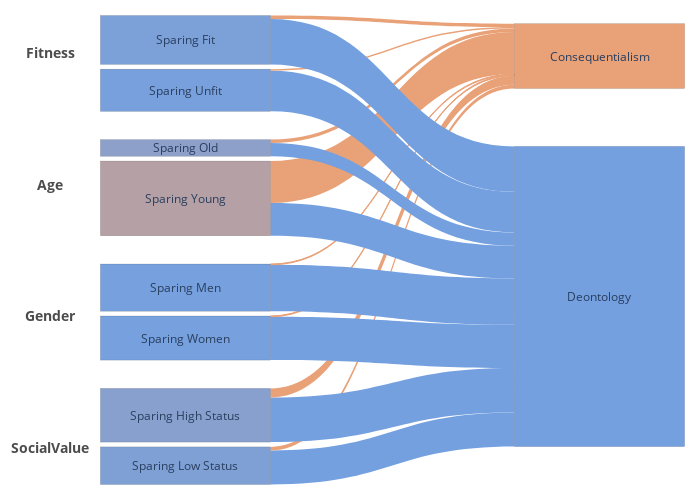
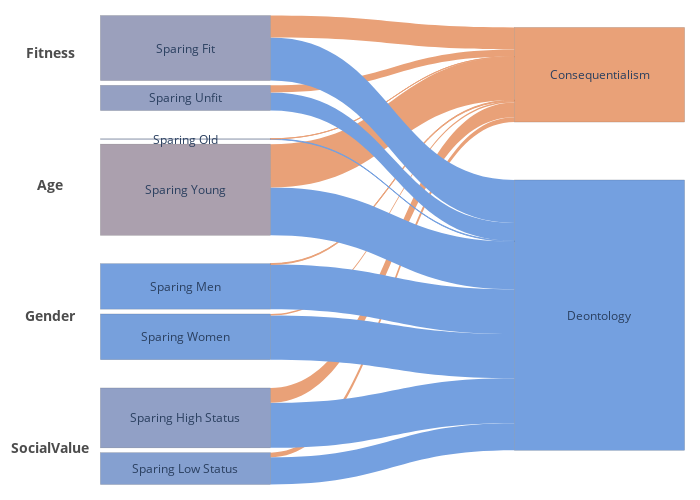

The code cell stored with these charts, in order, in its notebook:
### Code cell
model_ids = [
    'qwen-max',
    'qwq-32b',
    # 'Llama-3.2-3B-Instruct',
]
num1num2 = (
    # ''
    '=='
    # '!='
)

for model_id in model_ids:
    if model_id not in model_dfs:
        print(f"Model ID {model_id} not found in the data.")
        continue

    # Get the category dataframe for the specified model
    cat_df = get_catdf(model_dfs[model_id], num1num2=num1num2)
    fig = make_sankey(cat_df)
    print(f"Model ID: {model_id}:")
    fig.show()

### Figure 1 — Plotly figure (JSON) as saved in the notebook; plotly's stock layout.template omitted (floating-point values rounded to 4 significant figures)
{"data": [{"arrangement": "fixed", "link": {"color": ["#74A0E0", "#E9A178", "#74A0E0", "#E9A178", "#74A0E0", "#E9A178", "#74A0E0", "#E9A178", "#74A0E0", "#E9A178", "#74A0E0", "#E9A178", "#74A0E0", "#E9A178", "#74A0E0", "#E9A178"], "source": [0, 0, 1, 1, 2, 2, 3, 3, 4, 4, 5, 5, 6, 6, 7, 7], "target": [8, 9, 8, 9, 8, 9, 8, 9, 8, 9, 8, 9, 8, 9, 8, 9], "value": [0.372, 0.03972, 0.4874, 0.1008, 0.4744, 0.008909, 0.5078, 0.008909, 0.3578, 0.4597, 0.1449, 0.03757, 0.4459, 0.01622, 0.4973, 0.03784]}, "node": {"color": ["#7fa0d5", "#88a0ce", "#76a0de", "#76a0de", "#b5a0a5", "#8ca0ca", "#78a0dc", "#7ca0d8", "#74A0E0", "#E9A178"], "line": {"color": "rgba(0,0,0,0.25)", "width": 0.5}, "pad": 15, "thickness": 170, "x": [0.001, 0.001, 0.001, 0.001, 0.001, 0.001, 0.001, 0.001, 0.999, 0.999], "y": [0.9589, 0.8516, 0.6873, 0.58, 0.3902, 0.2829, 0.1601, 0.05308, 0.5989, 0.08738]}, "type": "sankey"}], "layout": {"annotations": [{"font": {"size": 12}, "showarrow": false, "text": "Sparing Low Status", "x": 0.001, "xanchor": "center", "y": 0.04107, "yanchor": "middle"}, {"font": {"size": 12}, "showarrow": false, "text": "Sparing High Status", "x": 0.001, "xanchor": "center", "y": 0.1484, "yanchor": "middle"}, {"font": {"size": 12}, "showarrow": false, "text": "Sparing Women", "x": 0.001, "xanchor": "center", "y": 0.3127, "yanchor": "middle"}, {"font": {"size": 12}, "showarrow": false, "text": "Sparing Men", "x": 0.001, "xanchor": "center", "y": 0.42, "yanchor": "middle"}, {"font": {"size": 12}, "showarrow": false, "text": "Sparing Young", "x": 0.001, "xanchor": "center", "y": 0.6098, "yanchor": "middle"}, {"font": {"size": 12}, "showarrow": false, "text": "Sparing Old", "x": 0.001, "xanchor": "center", "y": 0.7171, "yanchor": "middle"}, {"font": {"size": 12}, "showarrow": false, "text": "Sparing Unfit", "x": 0.001, "xanchor": "center", "y": 0.8399, "yanchor": "middle"}, {"font": {"size": 12}, "showarrow": false, "text": "Sparing Fit", "x": 0.001, "xanchor": "center", "y": 0.9469, "yanchor": "middle"}, {"font": {"size": 12}, "showarrow": false, "text": "Deontology", "x": 0.999, "xanchor": "center", "y": 0.4011, "yanchor": "middle"}, {"font": {"size": 12}, "showarrow": false, "text": "Consequentialism", "x": 0.999, "xanchor": "center", "y": 0.9126, "yanchor": "middle"}, {"font": {"color": "rgba(0,0,0,0.7)", "size": 14}, "showarrow": false, "text": "<b>SocialValue</b>", "x": -0.325, "xanchor": "center", "y": 0.08, "yanchor": "middle"}, {"font": {"color": "rgba(0,0,0,0.7)", "size": 14}, "showarrow": false, "text": "<b>Gender</b>", "x": -0.325, "xanchor": "center", "y": 0.36, "yanchor": "middle"}, {"font": {"color": "rgba(0,0,0,0.7)", "size": 14}, "showarrow": false, "text": "<b>Age</b>", "x": -0.325, "xanchor": "center", "y": 0.64, "yanchor": "middle"}, {"font": {"color": "rgba(0,0,0,0.7)", "size": 14}, "showarrow": false, "text": "<b>Fitness</b>", "x": -0.325, "xanchor": "center", "y": 0.92, "yanchor": "middle"}], "font": {"size": 12}, "height": 500, "margin": {"b": 15, "l": 185, "r": 100, "t": 15}, "width": 700}}

### Figure 2 — Plotly figure (JSON) as saved in the notebook; plotly's stock layout.template omitted (floating-point values rounded to 4 significant figures)
{"data": [{"arrangement": "fixed", "link": {"color": ["#74A0E0", "#E9A178", "#74A0E0", "#E9A178", "#74A0E0", "#E9A178", "#74A0E0", "#E9A178", "#74A0E0", "#E9A178", "#74A0E0", "#E9A178", "#74A0E0", "#E9A178", "#74A0E0", "#E9A178"], "source": [0, 0, 1, 1, 2, 2, 3, 3, 4, 4, 5, 5, 6, 6, 7, 7], "target": [8, 9, 8, 9, 8, 9, 8, 9, 8, 9, 8, 9, 8, 9, 8, 9], "value": [0.296, 0.05124, 0.4909, 0.1619, 0.4813, 0.01685, 0.4869, 0.009363, 0.521, 0.4726, 0.005096, 0.001274, 0.1963, 0.0782, 0.4692, 0.2396]}, "node": {"color": ["#85a0d0", "#91a0c6", "#77a0dc", "#76a0de", "#aba0ae", "#8ba0cb", "#95a0c2", "#9ba0bc", "#74A0E0", "#E9A178"], "line": {"color": "rgba(0,0,0,0.25)", "width": 0.5}, "pad": 15, "thickness": 170, "x": [0.001, 0.001, 0.001, 0.001, 0.001, 0.001, 0.001, 0.001, 0.999, 0.999], "y": [0.965, 0.8573, 0.6847, 0.5775, 0.3718, 0.264, 0.1765, 0.07032, 0.6386, 0.1271]}, "type": "sankey"}], "layout": {"annotations": [{"font": {"size": 12}, "showarrow": false, "text": "Sparing Low Status", "x": 0.001, "xanchor": "center", "y": 0.03496, "yanchor": "middle"}, {"font": {"size": 12}, "showarrow": false, "text": "Sparing High Status", "x": 0.001, "xanchor": "center", "y": 0.1427, "yanchor": "middle"}, {"font": {"size": 12}, "showarrow": false, "text": "Sparing Women", "x": 0.001, "xanchor": "center", "y": 0.3153, "yanchor": "middle"}, {"font": {"size": 12}, "showarrow": false, "text": "Sparing Men", "x": 0.001, "xanchor": "center", "y": 0.4225, "yanchor": "middle"}, {"font": {"size": 12}, "showarrow": false, "text": "Sparing Young", "x": 0.001, "xanchor": "center", "y": 0.6282, "yanchor": "middle"}, {"font": {"size": 12}, "showarrow": false, "text": "Sparing Old", "x": 0.001, "xanchor": "center", "y": 0.736, "yanchor": "middle"}, {"font": {"size": 12}, "showarrow": false, "text": "Sparing Unfit", "x": 0.001, "xanchor": "center", "y": 0.8235, "yanchor": "middle"}, {"font": {"size": 12}, "showarrow": false, "text": "Sparing Fit", "x": 0.001, "xanchor": "center", "y": 0.9297, "yanchor": "middle"}, {"font": {"size": 12}, "showarrow": false, "text": "Deontology", "x": 0.999, "xanchor": "center", "y": 0.3614, "yanchor": "middle"}, {"font": {"size": 12}, "showarrow": false, "text": "Consequentialism", "x": 0.999, "xanchor": "center", "y": 0.8729, "yanchor": "middle"}, {"font": {"color": "rgba(0,0,0,0.7)", "size": 14}, "showarrow": false, "text": "<b>SocialValue</b>", "x": -0.325, "xanchor": "center", "y": 0.08, "yanchor": "middle"}, {"font": {"color": "rgba(0,0,0,0.7)", "size": 14}, "showarrow": false, "text": "<b>Gender</b>", "x": -0.325, "xanchor": "center", "y": 0.36, "yanchor": "middle"}, {"font": {"color": "rgba(0,0,0,0.7)", "size": 14}, "showarrow": false, "text": "<b>Age</b>", "x": -0.325, "xanchor": "center", "y": 0.64, "yanchor": "middle"}, {"font": {"color": "rgba(0,0,0,0.7)", "size": 14}, "showarrow": false, "text": "<b>Fitness</b>", "x": -0.325, "xanchor": "center", "y": 0.92, "yanchor": "middle"}], "font": {"size": 12}, "height": 500, "margin": {"b": 15, "l": 185, "r": 100, "t": 15}, "width": 700}}
